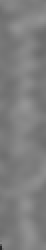
#> input picture data/PositiveControl/FilamentProjections_readyToProcess/TomoApril_Fil01_Projection_crop.tif, 23 x 125 px (shown 2 times larger); its folder holds only this picture in this run
$ jupyter execute --allow-errors correlationCoefficient_commandLineDev_fullFolder.ipynb
#> lines starting #> are read from the running program, lines starting #| are printed output that depends on the picture
#> `outputFilePrefix = Path(input_image_path).stem`: outputFilePrefix = 'TomoApril_Fil01_Projection_crop'
#> further down, image is the input picture: shape (125, 23); min 38, max 149, mean 125.8
#> `globalMin = np.min(image)`: globalMin = 38
#> `globalMax = np.max(image)`: globalMax = 149
#> the loop `for i in range(nSubpictures,0,-1):` made 11 passes
#> pass 1, `subpicture = image[i*every:height+i*every,:]`:
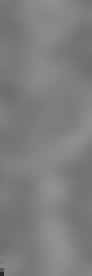
#> subpicture: shape (69, 23) (shown 4 times larger); min 41, max 146, mean 126.1
#> after the loop `for i in range(nSubpictures,0,-1):`: subpictures = 11 items
#| found 11 subpictures
[cell 1]
#by Joh Schoeneberg 2020
import matplotlib.pyplot as plt

import numpy as np
import matplotlib.pyplot as plt

import skimage
import skimage.external.tifffile

import os

import pandas as pd
import seaborn as sns

[cell 2]
import sys
import argparse

#default_i = "../data/PositiveControl/FilamentProjections/TomoJune_Fil06_Projection_crop.tif"
default_i = "../data/PositiveControl/FilamentProjections_readyToProcess/"
default_refPlus = "../data/ReferenceImageStacks/PlusUp.tif"
default_refMinus = "../data/ReferenceImageStacks/MinusUp.tif"
default_o = "../output/"

# this is the default system argument value array. Uncomment to run independent of command line
sys.argv = ['actinPolarity.py','-i',default_i,'-refPlus',default_refPlus,'-refMinus',default_refMinus,'-o',default_o]


parser = argparse.ArgumentParser(description='ActinPolarity by Joh Schoeneberg 2020')

parser.add_argument('-i','--input', help='*.tif input filament or folder. If folder: process all *.tif in folder.', default=default_i, required=True)
parser.add_argument('-refPlus','--referencePlusUp', help='*.tif stack plusUp reference',default=default_refPlus, required=True)
parser.add_argument('-refMinus','--referenceMinusUp', help='*.tif stack minusUp reference',default=default_refMinus, required=True)
parser.add_argument('-o','--output', help='output folder path ./output/',default=default_o, required=True)
args = vars(parser.parse_args())


# [9 lines of commented-out code are left out]

[cell 3]
#zoom call timestamp 19:00
width = 23;
height = 69;
every = 5;

#import mask
input_image_path = os.path.abspath(os.path.join(args['input']))
input_imagePaths = []
if (os.path.isfile(input_image_path) ):
    input_imagePaths.append(input_image_path)
if(os.path.isdir(input_image_path)):
    for file in os.listdir(input_image_path):
        if (file.endswith(".tif")):
            input_imagePaths.append(os.path.join(input_image_path, file))


PlusUp_image_path = os.path.abspath(os.path.join(args['referencePlusUp']))
MinusUp_image_path = os.path.abspath(os.path.join(args['referenceMinusUp']))

output_folder_path = os.path.abspath(os.path.join(args['output']))
#create folder if it does not exist
from pathlib import Path
Path(output_folder_path).mkdir(parents=True, exist_ok=True)


#> (the rest of this cell did not finish here and is left out)

[cell 4]
# calculate correlation coefficient:
# from https://www.gcsca.net/IJ/Image_CorrelationJ_1o.java

def getR(d1, d2):
    d1 = np.array(d1).flatten()
    d2 = np.array(d2).flatten()
    t1 = 0
    t2 = 0
    sumValue = 0
    xMean = np.mean(d1)
    yMean = np.mean(d2)
    xStd = np.std(d1)
    yStd = np.std(d2)

    for i in range(0,len(d1)):
        t1 = (d1[i]-xMean)/xStd
        t2 = (d2[i]-yMean)/yStd
        sumValue = sumValue + (t1*t2)
    r = sumValue/(len(d1)-1)
    return(r)

[cell 5]
from pathlib import Path

print("found {} images in path. Get on it!...".format(len(input_imagePaths)))

#> (the rest of this cell did not finish here and is left out)


$ run again, on data/PositiveControl/FilamentProjections_readyToProcess/TomoJune_Fil03_Projection_crop.tif
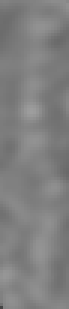
#> input picture data/PositiveControl/FilamentProjections_readyToProcess/TomoJune_Fil03_Projection_crop.tif, 23 x 103 px (shown 3 times larger)
#> minusUpReference is the input picture: shape (103, 23); min 69, max 158, mean 127.6
#> globalMin = 69
#> globalMax = 158
#> the loop `for i in range(nSubpictures,0,-1):` made 6 passes
#> pass 1, `subpicture = image[i*every:height+i*every,:]`:
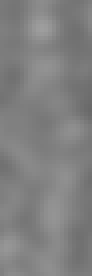
#> subpicture: shape (69, 23) (shown 4 times larger); min 105, max 158, mean 128.2
#> after the loop `for i in range(nSubpictures,0,-1):`: subpictures = 6 items
#| found 6 subpictures
#> the loop `for i in range(0,len(subpictures)):` made 6 passes
#> `plt.savefig(output_folder_path+"/"+outputFilePrefix+'_plot_difference_..`:
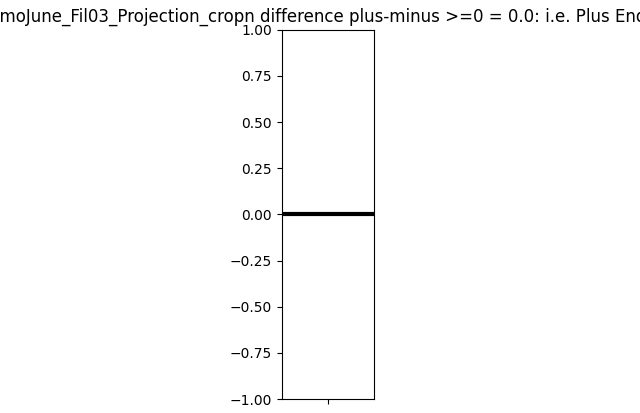
#> figure drawn by matplotlib, 1 panel
#> (printed output is left out)
